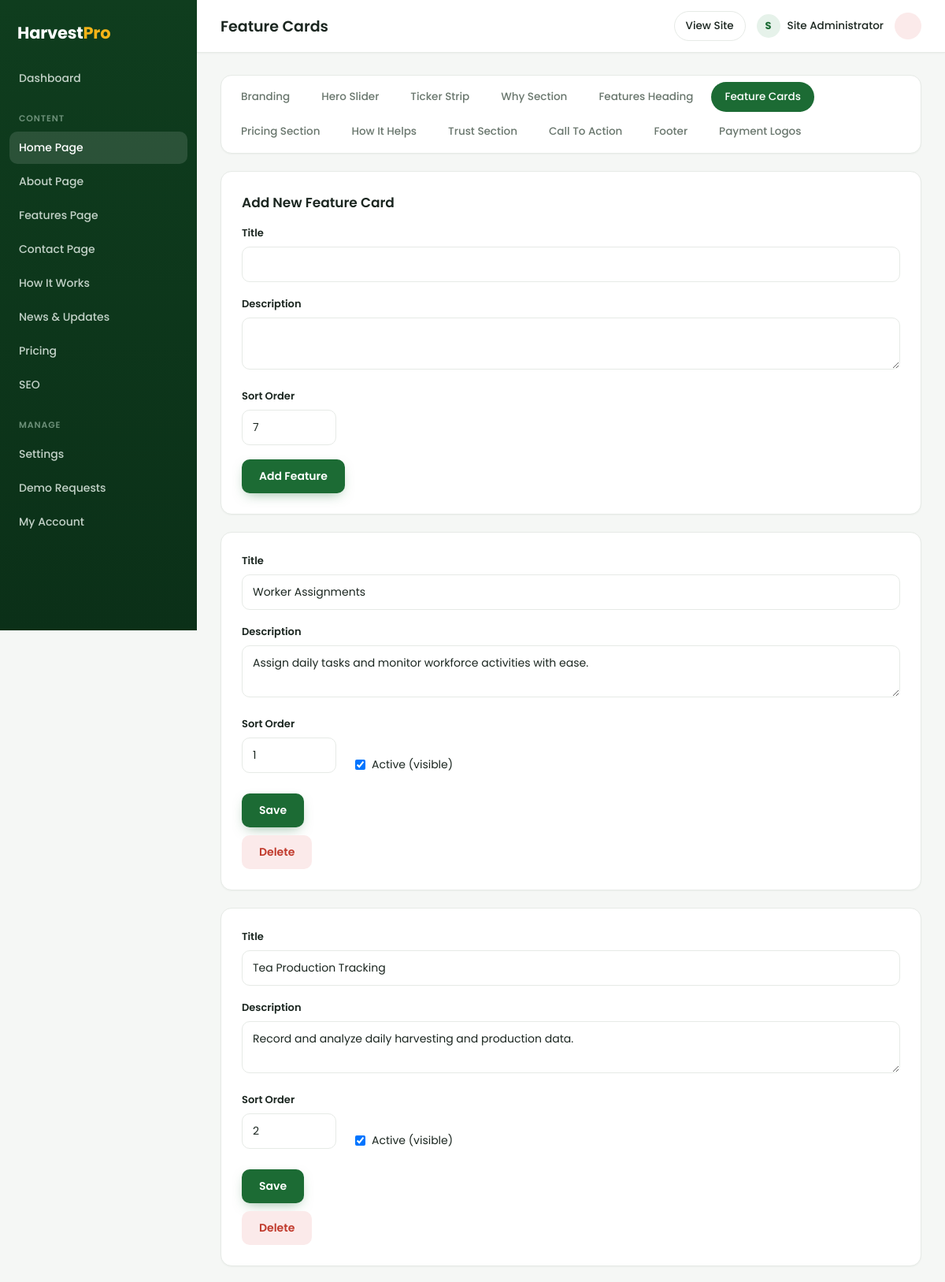
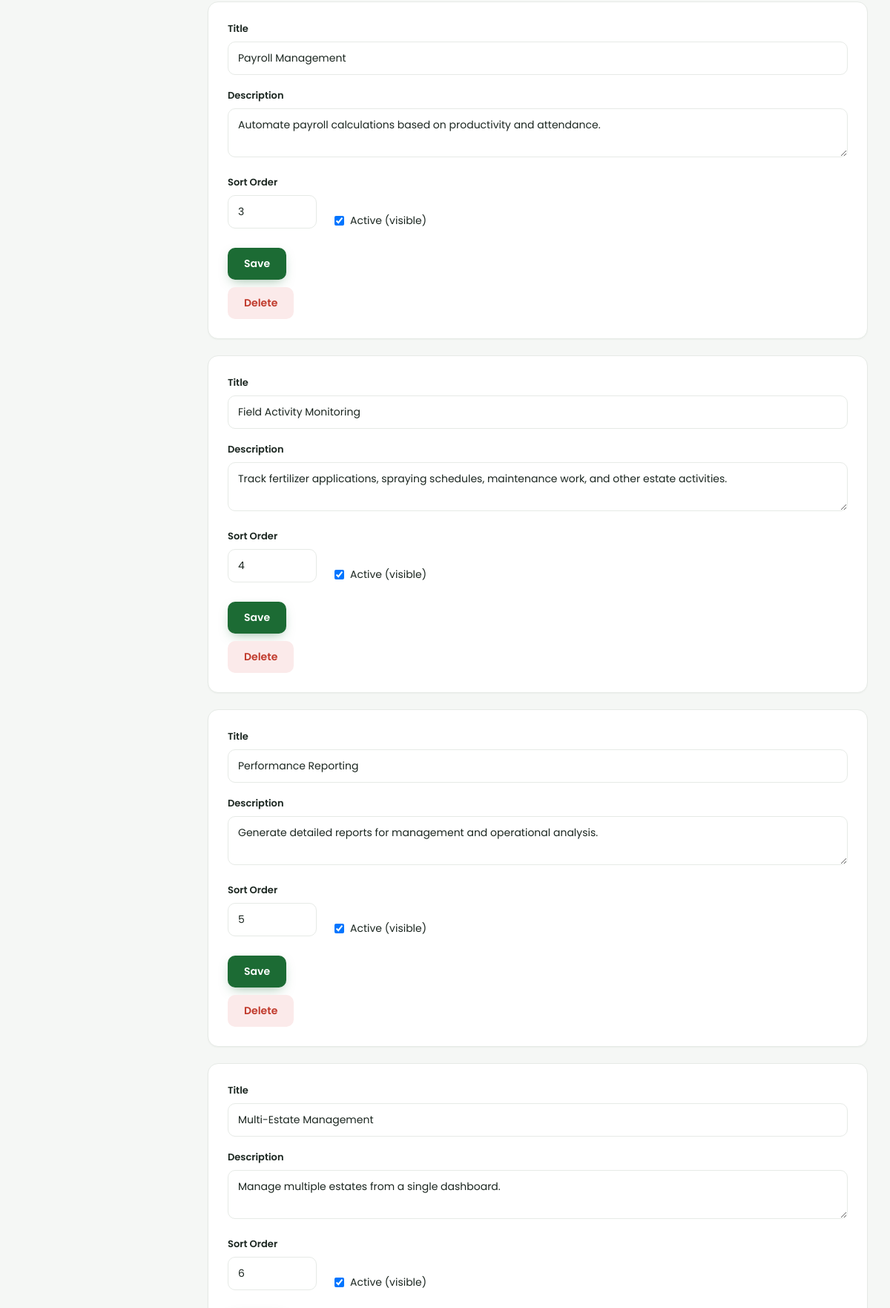
Screenshot of /admin/features.php (signed in, upper part) with the database file from the repository (2 pictures, top to bottom).
### tables this page shows
CREATE TABLE IF NOT EXISTS `features` (
  `id` INT(11) NOT NULL AUTO_INCREMENT,
  `title` VARCHAR(200) NOT NULL,
  `description` TEXT DEFAULT NULL,
  `sort_order` INT(11) NOT NULL DEFAULT 0,
  `is_active` TINYINT(1) NOT NULL DEFAULT 1,
  PRIMARY KEY (`id`)
);

### includes/functions.php (called while the page is built, shortened)
<?php
function e(?string $value): string
{
    return htmlspecialchars((string)$value, ENT_QUOTES, 'UTF-8');
}
    ?>

### admin/auth.php (called while the page is built, shortened)
<?php
require_once dirname(__DIR__) . '/includes/functions.php';
function current_admin(): ?array
{
    global $pdo;
    $stmt = $pdo->prepare("SELECT * FROM admins WHERE id = ?");
    $stmt->execute([$_SESSION['admin_id']]);
    return $stmt->fetch() ?: null;
}

### admin/features.php (the view, shortened to what this page needs)
<?php
require_once __DIR__ . '/auth.php';
$features = $pdo->query("SELECT * FROM features ORDER BY sort_order ASC, id ASC")->fetchAll();
$pageTitle = 'Feature Cards';
$page = 'features';
require __DIR__ . '/header.php';
require __DIR__ . '/homepage-tabs.php';
?>
<div class="a-card">
  <h2 class="a-card-title">Add New Feature Card</h2>
  <form method="post">
    <div class="a-field"><label>Title</label><input type="text" name="title" required></div>
    <div class="a-field"><label>Description</label><textarea name="description" rows="2" required></textarea></div>
    <div class="a-field" style="max-width:120px"><label>Sort Order</label><input type="number" name="sort_order" value="<?= count($features)+1 ?>"></div>
    <button class="a-btn a-btn-primary"><?= admin_icon('plus', 16) ?> Add Feature</button>
  </form>
</div>
<?php foreach ($features as $f): ?>
  <div class="a-card">
    <form method="post">
      <div class="a-field"><label>Title</label><input type="text" name="title" value="<?= e($f['title']) ?>" required></div>
      <div class="a-field"><label>Description</label><textarea name="description" rows="2" required><?= e($f['description']) ?></textarea></div>
      <div class="a-row">
        <div class="a-field" style="max-width:120px"><label>Sort Order</label><input type="number" name="sort_order" value="<?= (int)$f['sort_order'] ?>"></div>
        <label class="a-check"><input type="checkbox" name="is_active" <?= $f['is_active']?'checked':'' ?>> Active (visible)</label>
      </div>
      <div class="a-actions">
        <button class="a-btn a-btn-primary" type="submit">Save</button>
      </div>
    </form>
    <form method="post" onsubmit="return confirm('Delete this feature card?');" style="margin-top:10px">
      <button class="a-btn a-btn-danger" type="submit"><?= admin_icon('trash', 16) ?> Delete</button>
    </form>
  </div>
<?php endforeach; ?>
<?php require __DIR__ . '/footer.php'; ?>

### admin/header.php (shortened to what this page needs)
<?php
require_once __DIR__ . '/auth.php';
$admin = current_admin();
$page  = $page ?? '';
?>
<!DOCTYPE html>
<html lang="en">
<head>
<link rel="stylesheet" href="assets/admin.css">
</head>
<body>
<div class="a-layout">
  <aside class="a-sidebar" id="aSidebar">
    <div class="a-logo">Harvest<span>Pro</span></div>
    <nav class="a-nav">
      <a href="index.php" class="<?= $page==='dashboard'?'active':'' ?>"><?= admin_icon('dashboard') ?> Dashboard</a>
      <p class="a-nav-label">Content</p>
      <a href="section.php?g=branding" class="<?= in_array($page, HOMEPAGE_TABS, true)?'active':'' ?>"><?= admin_icon('home') ?> Home Page</a>
      <a href="section.php?g=about_banner" class="<?= in_array($page, ABOUT_TABS, true)?'active':'' ?>"><?= admin_icon('info') ?> About Page</a>
      <a href="section.php?g=features_banner" class="<?= in_array($page, FEATURES_PAGE_TABS, true)?'active':'' ?>"><?= admin_icon('layers') ?> Features Page</a>
      <a href="section.php?g=contact_banner" class="<?= in_array($page, CONTACT_TABS, true)?'active':'' ?>"><?= admin_icon('pin') ?> Contact Page</a>
      <a href="how-it-works.php" class="<?= $page==='how_it_works'?'active':'' ?>"><?= admin_icon('route') ?> How It Works</a>
      <a href="news.php" class="<?= in_array($page, ['news', 'news_edit', 'news_categories'], true)?'active':'' ?>"><?= admin_icon('news') ?> News &amp; Updates</a>
      <a href="price.php" class="<?= $page==='price'?'active':'' ?>"><?= admin_icon('tag') ?> Pricing</a>
      <a href="seo.php" class="<?= $page==='seo'?'active':'' ?>"><?= admin_icon('search') ?> SEO</a>
      <p class="a-nav-label">Manage</p>
      <a href="settings.php" class="<?= $page==='settings'?'active':'' ?>"><?= admin_icon('settings') ?> Settings</a>
      <a href="requests.php" class="<?= $page==='requests'?'active':'' ?>"><?= admin_icon('inbox') ?> Demo Requests</a>
      <a href="account.php" class="<?= $page==='account'?'active':'' ?>"><?= admin_icon('user') ?> My Account</a>
    </nav>
  </aside>
  <div class="a-main">
    <header class="a-topbar">
      <h1><?= e($pageTitle ?? 'Dashboard') ?></h1>
      <div class="a-top-right">
        <a href="../" target="_blank" class="a-view-site"><?= admin_icon('external', 16) ?> View Site</a>
        <span class="a-user-chip">
          <span class="a-user-avatar"><?= e(strtoupper(substr($admin['full_name'] ?: $admin['username'], 0, 1))) ?></span>
          <span class="a-user"><?= e($admin['full_name'] ?: $admin['username']) ?></span>
        </span>
        <a href="logout.php" class="a-logout"><?= admin_icon('logout', 16) ?></a>
      </div>
    </header>
    <main class="a-content">

### admin/assets/admin.css (style rules this page uses)
:root { --green: #1c6b34; --green-dark: #0f3d1e; --green-mid: #175a2b; --green-tint: #e6f2ea; --gold: #f5b418; --ink: #1b2620; --muted: #6a776e; --line: #e6eae6; --bg: #f5f7f5; --white: #fff; --radius: 14px; --radius-sm: 10px; --shadow-sm: 0 1px 2px rgba(15,40,25,.04); --shadow-md: 0 10px 30px -14px rgba(15,40,25,.18); }
* { margin: 0; padding: 0; box-sizing: border-box; }
body { font-family: 'Poppins', system-ui, -apple-system, "Segoe UI", sans-serif; background: var(--bg); color: var(--ink); font-size: 15px; -webkit-font-smoothing: antialiased; }
a { color: var(--green); text-decoration: none; }
.a-layout { display: flex; min-height: 100vh; }
.a-sidebar { width: 250px; background: linear-gradient(180deg, var(--green-dark), #0b3018); color: #dfe8e2; flex-shrink: 0; padding: 22px 0; position: sticky; top: 0; height: 100vh; overflow-y: auto; }
.a-logo { font-size: 21px; font-weight: 700; padding: 4px 22px 22px; color: #fff; letter-spacing: -.01em; }
.a-logo span { color: var(--gold); }
.a-nav { display: flex; flex-direction: column; padding: 0 12px; }
.a-nav a { display: flex; align-items: center; gap: 11px; padding: 10px 12px; margin-bottom: 2px; color: #c3d2c8; font-size: 14px; font-weight: 500; border-radius: 10px; transition: .15s; }
.a-nav a.active { background: rgba(255,255,255,.12); color: #fff; }
.a-nav-label { padding: 20px 12px 8px; font-size: 11px; font-weight: 600; text-transform: uppercase; letter-spacing: .08em; color: #6d9079; }
.a-main { flex: 1; display: flex; flex-direction: column; min-width: 0; }
.a-topbar { background: #fff; border-bottom: 1px solid var(--line); padding: 14px 30px; display: flex; align-items: center; gap: 16px; position: sticky; top: 0; z-index: 10; box-shadow: var(--shadow-sm); }
.a-topbar h1 { font-size: 19px; font-weight: 600; flex: 1; }
.a-top-right { display: flex; align-items: center; gap: 14px; font-size: 14px; }
.a-view-site { display: inline-flex; align-items: center; gap: 7px; font-weight: 500; font-size: 13.5px; padding: 8px 14px; border: 1px solid var(--line); border-radius: 999px; color: var(--ink); transition: .15s; }
.a-user-chip { display: flex; align-items: center; gap: 9px; }
.a-user-avatar { width: 30px; height: 30px; border-radius: 50%; background: var(--green-tint); color: var(--green); display: grid; place-items: center; font-size: 13px; font-weight: 700; flex-shrink: 0; }
.a-user { color: var(--ink); font-weight: 500; font-size: 13.5px; }
.a-logout { display: grid; place-items: center; width: 34px; height: 34px; border-radius: 50%; color: #c0392b; background: #fbeaea; transition: .15s; }
.a-content { padding: 28px 30px; max-width: 960px; width: 100%; }
.a-card { background: #fff; border: 1px solid var(--line); border-radius: var(--radius); padding: 26px; margin-bottom: 22px; box-shadow: var(--shadow-sm); }
.a-card-title { font-size: 17px; font-weight: 600; margin-bottom: 16px; }
.a-field { margin-bottom: 18px; }
.a-field label { display: block; font-size: 13px; font-weight: 600; margin-bottom: 7px; }
.a-field input[type=text], .a-field input[type=password], .a-field input[type=number], .a-field input[type=email], .a-field textarea { width: 100%; padding: 11px 13px; border: 1px solid var(--line); border-radius: var(--radius-sm); font-family: inherit; font-size: 14px; color: var(--ink); transition: .15s; }
.a-row { display: flex; gap: 24px; align-items: flex-end; flex-wrap: wrap; }
.a-check { display: flex; align-items: center; gap: 8px; font-size: 14px; margin-bottom: 18px; }
.a-actions { margin-top: 8px; }
.a-btn { display: inline-flex; align-items: center; gap: 8px; padding: 11px 22px; border-radius: var(--radius-sm); font-family: inherit; font-size: 14px; font-weight: 600; border: none; cursor: pointer; transition: .15s; }
.a-btn-primary { background: var(--green); color: #fff; box-shadow: 0 6px 16px -6px rgba(28,107,52,.5); }
.a-btn-danger { background: #fbeaea; color: #c0392b; }

### rows the page displays
features: title "Worker Assignments", description "Assign daily tasks and monitor workforce activities with ease.", sort_order "1", is_active "☑"
features: title "Tea Production Tracking", description "Record and analyze daily harvesting and production data.", sort_order "2", is_active "☑"
features: title "Payroll Management", description "Automate payroll calculations based on productivity and attendance.", sort_order "3", is_active "☑"
features: title "Field Activity Monitoring", description "Track fertilizer applications, spraying schedules, maintenance work, and other estate activities.", sort_order "4", is_active "☑"
features: title "Performance Reporting", description "Generate detailed reports for management and operational analysis.", sort_order "5", is_active "☑"
features: title "Multi-Estate Management", description "Manage multiple estates from a single dashboard.", sort_order "6", is_active "☑"

### other values shown
$pageTitle "Feature Cards"
substr($admin['full_name'] ?: $admin['username'], 0, 1) "S"
$admin['full_name'] ?: $admin['username'] "Site Administrator"
$t['label'] "Branding"
$t['label'] "Hero Slider"
$t['label'] "Ticker Strip"
$t['label'] "Why Section"
$t['label'] "Features Heading"
$t['label'] "Feature Cards"
$t['label'] "Pricing Section"
$t['label'] "How It Helps"
$t['label'] "Trust Section"
$t['label'] "Call To Action"
$t['label'] "Footer"
$t['label'] "Payment Logos"
